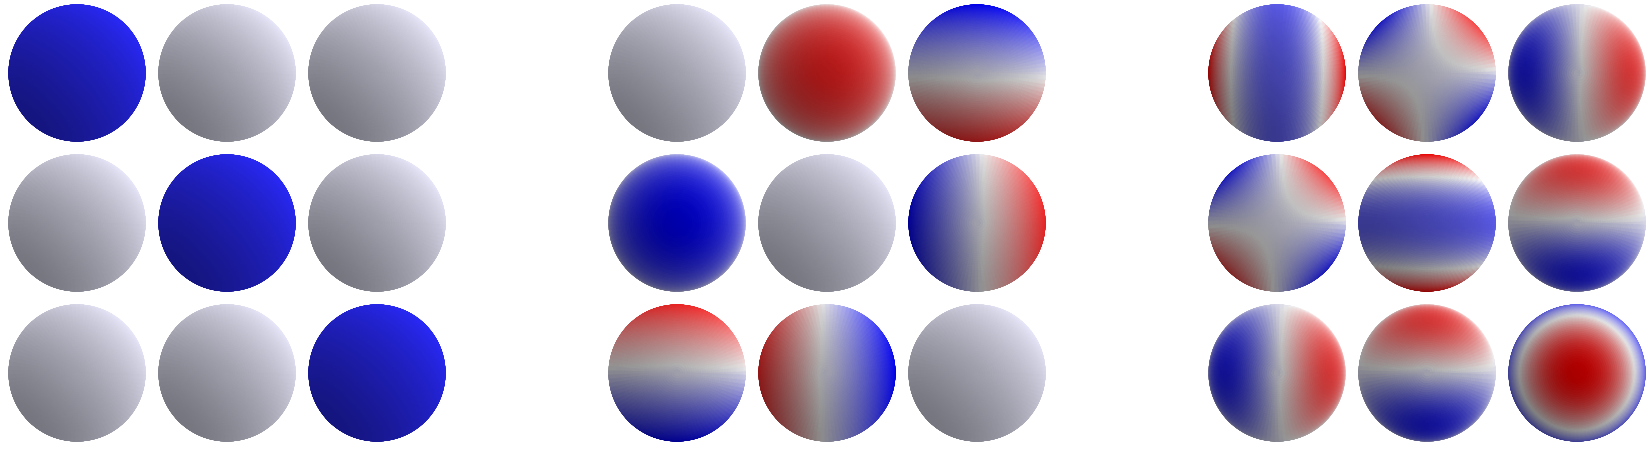

The Python source for this figure:
# pylint: disable=C,R,E1101
import numpy as np
import argparse
import matplotlib.pyplot as plt
from matplotlib import cm
from mpl_toolkits.mplot3d import Axes3D  # pylint: disable=W
from se3_cnn.SO3 import irr_repr, spherical_harmonics
from se3_cnn.basis_kernels import _basis_transformation_Q_J
from se3_cnn.util.cache_file import cached_dirpklgz
from se3_cnn.SO3 import compose


def beta_alpha(n):
    beta = np.linspace(0, np.pi / 2, n)
    alpha = np.arange(2 * n) * 2 * np.pi / (2 * n)
    beta, alpha = np.meshgrid(beta, alpha, indexing='ij')
    return beta, alpha


@cached_dirpklgz("cache/sh_sphere")
def _sample_Y(n, J, alpha, beta, gamma, version=2):  # pylint: disable=W0613
    grid_beta, grid_alpha = beta_alpha(n)

    Y_J = np.zeros((2 * J + 1, len(grid_beta.flatten())))
    for idx, (b, a) in enumerate(zip(grid_beta.flatten(), grid_alpha.flatten())):
        ra, rb, _ = compose(-gamma, -beta, -alpha, a, b, 0)
        Y_J[:, idx] = spherical_harmonics(J, ra, rb)

    return Y_J


def _sample_sh_sphere(n, order_in, order_out, alpha, beta, gamma):
    order_irreps = range(abs(order_in - order_out), order_in + order_out + 1)

    sh_spheres = []
    for J in order_irreps:
        Y_J = _sample_Y(n, J, alpha, beta, gamma)

        # compute basis transformation matrix Q_J
        Q_J = _basis_transformation_Q_J(J, order_in, order_out)
        K_J = np.einsum('mn,n...->m...', Q_J, Y_J)
        K_J = K_J.reshape(2 * order_out + 1, 2 * order_in + 1, n, 2 * n)
        sh_spheres.append(K_J)

    return np.array(sh_spheres)


def plot_sphere(beta, alpha, f):
    alpha = np.concatenate((alpha, alpha[:, :1]), axis=1)
    beta = np.concatenate((beta, beta[:, :1]), axis=1)
    f = np.concatenate((f, f[:, :1]), axis=1)

    x = np.sin(beta) * np.cos(alpha)
    y = np.sin(beta) * np.sin(alpha)
    z = np.cos(beta)

    fc = cm.gray(f)
    fc = plt.get_cmap("bwr")(f)

    ax = plt.gca()
    ax.plot_surface(x, y, z, rstride=1, cstride=1, facecolors=fc)

    ax.view_init(azim=-90, elev=90)
    ax.set_axis_off()
    a = 0.6
    ax.set_xlim3d(-a, a)
    ax.set_ylim3d(-a, a)
    ax.set_zlim3d(-a, a)


def main():
    parser = argparse.ArgumentParser()

    # required
    parser.add_argument("--order_in", type=int, required=True)
    parser.add_argument("--order_out", type=int, required=True)
    parser.add_argument("--n", type=int, default=50, help="size of the SOFT grid")
    parser.add_argument("--scale", type=float, default=1.5, help="plot size of a sphere")
    parser.add_argument("--sep", type=float, default=1, help="plot separation size")
    parser.add_argument("--alpha", type=float, default=0)
    parser.add_argument("--beta", type=float, default=0)
    parser.add_argument("--gamma", type=float, default=0)

    args = parser.parse_args()

    f = _sample_sh_sphere(args.n, args.order_in, args.order_out, args.alpha, args.beta, args.gamma)
    # f(r^-1 x)

    f = np.einsum(
        "ij,zjkba,kl->zilba", 
        irr_repr(args.order_out, args.alpha, args.beta, args.gamma), 
        f, 
        irr_repr(args.order_in, -args.gamma, -args.beta, -args.alpha)
    )
    # rho_out(r) f(r^-1 x) rho_in(r^-1)

    beta, alpha = beta_alpha(args.n)
    alpha = alpha - np.pi / (2 * args.n)

    nbase = f.shape[0]
    dim_out = f.shape[1]
    dim_in = f.shape[2]

    f = (f - np.min(f)) / (np.max(f) - np.min(f))

    fig = plt.figure(figsize=(args.scale * (nbase * dim_in + (nbase - 1) * args.sep), args.scale * dim_out))

    for base in range(nbase):
        for i in range(dim_out):
            for j in range(dim_in):
                width = 1 / (nbase * dim_in + (nbase - 1) * args.sep)
                height = 1 / dim_out
                rect = [
                    (base * (dim_in + args.sep) + j) * width,
                    (dim_out - i - 1) * height,
                    width,
                    height
                ]
                fig.add_axes(rect, projection='3d', aspect=1)
                plot_sphere(beta, alpha, f[base, i, j])

    plt.savefig("kernels{}{}.png".format(args.order_in, args.order_out))


main()
